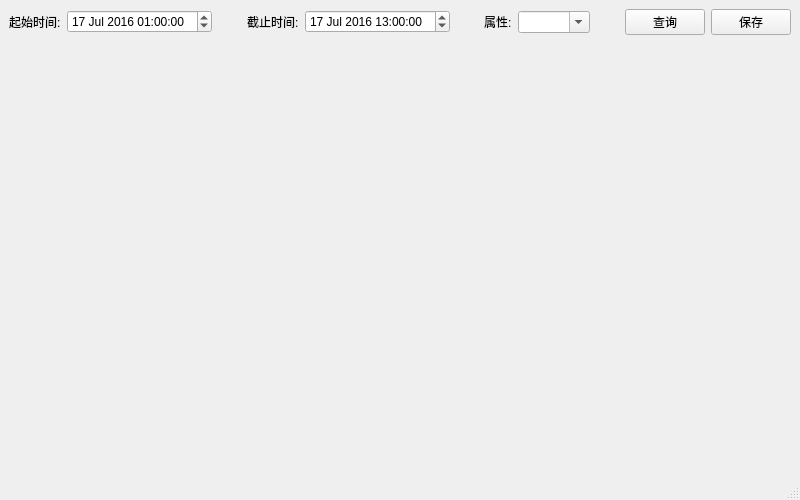
<?xml version="1.0" encoding="UTF-8"?>
<ui version="4.0">
 <class>prbChart</class>
 <widget class="QMainWindow" name="prbChart">
  <property name="geometry">
   <rect>
    <x>0</x>
    <y>0</y>
    <width>800</width>
    <height>500</height>
   </rect>
  </property>
  <property name="windowTitle">
   <string>MainWindow</string>
  </property>
  <widget class="QWidget" name="centralwidget">
   <layout class="QGridLayout" name="gridLayout">
    <item row="1" column="0">
     <spacer name="verticalSpacer">
      <property name="orientation">
       <enum>Qt::Vertical</enum>
      </property>
      <property name="sizeHint" stdset="0">
       <size>
        <width>20</width>
        <height>403</height>
       </size>
      </property>
     </spacer>
    </item>
    <item row="0" column="0">
     <layout class="QHBoxLayout" name="horizontalLayout_4">
      <item>
       <layout class="QHBoxLayout" name="horizontalLayout">
        <item>
         <widget class="QLabel" name="label">
          <property name="text">
           <string>起始时间:</string>
          </property>
         </widget>
        </item>
        <item>
         <widget class="QDateTimeEdit" name="startdateTimeEdit">
          <property name="date">
           <date>
            <year>2016</year>
            <month>7</month>
            <day>17</day>
           </date>
          </property>
          <property name="time">
           <time>
            <hour>1</hour>
            <minute>0</minute>
            <second>0</second>
           </time>
          </property>
         </widget>
        </item>
       </layout>
      </item>
      <item>
       <spacer name="horizontalSpacer">
        <property name="orientation">
         <enum>Qt::Horizontal</enum>
        </property>
        <property name="sizeHint" stdset="0">
         <size>
          <width>40</width>
          <height>20</height>
         </size>
        </property>
       </spacer>
      </item>
      <item>
       <layout class="QHBoxLayout" name="horizontalLayout_2">
        <item>
         <widget class="QLabel" name="label_2">
          <property name="text">
           <string>截止时间:</string>
          </property>
         </widget>
        </item>
        <item>
         <widget class="QDateTimeEdit" name="enddateTimeEdit">
          <property name="date">
           <date>
            <year>2016</year>
            <month>7</month>
            <day>17</day>
           </date>
          </property>
          <property name="time">
           <time>
            <hour>13</hour>
            <minute>0</minute>
            <second>0</second>
           </time>
          </property>
         </widget>
        </item>
       </layout>
      </item>
      <item>
       <spacer name="horizontalSpacer_2">
        <property name="orientation">
         <enum>Qt::Horizontal</enum>
        </property>
        <property name="sizeHint" stdset="0">
         <size>
          <width>40</width>
          <height>20</height>
         </size>
        </property>
       </spacer>
      </item>
      <item>
       <layout class="QHBoxLayout" name="horizontalLayout_3">
        <item>
         <widget class="QLabel" name="label_3">
          <property name="text">
           <string>属性:</string>
          </property>
         </widget>
        </item>
        <item>
         <widget class="QComboBox" name="comboBox">
          <property name="editable">
           <bool>true</bool>
          </property>
         </widget>
        </item>
       </layout>
      </item>
      <item>
       <spacer name="horizontalSpacer_3">
        <property name="orientation">
         <enum>Qt::Horizontal</enum>
        </property>
        <property name="sizeHint" stdset="0">
         <size>
          <width>40</width>
          <height>20</height>
         </size>
        </property>
       </spacer>
      </item>
      <item>
       <widget class="QPushButton" name="pushButton">
        <property name="text">
         <string>查询</string>
        </property>
       </widget>
      </item>
     </layout>
    </item>
    <item row="0" column="1">
     <widget class="QPushButton" name="pushButton_2">
      <property name="text">
       <string>保存</string>
      </property>
     </widget>
    </item>
   </layout>
  </widget>
  <widget class="QMenuBar" name="menubar">
   <property name="geometry">
    <rect>
     <x>0</x>
     <y>0</y>
     <width>800</width>
     <height>23</height>
    </rect>
   </property>
  </widget>
  <widget class="QStatusBar" name="statusbar"/>
 </widget>
 <resources/>
 <connections/>
</ui>
